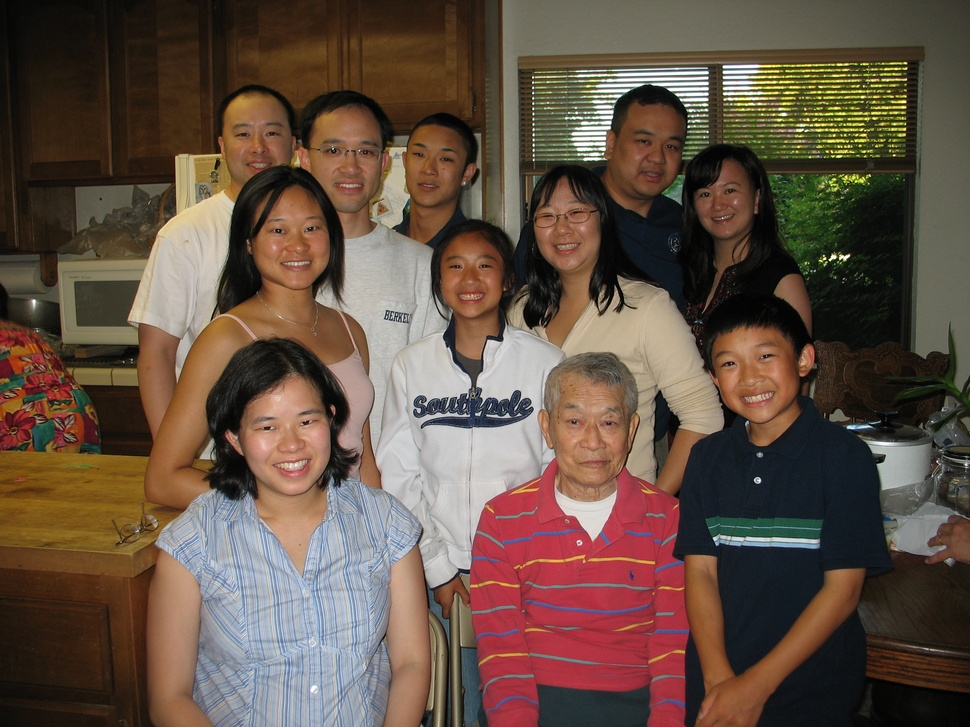
#> input picture IMG_0973.JPG, 970 x 727 px, shrunk from 2592 x 1944 before the run
$ python modesandfiltersimage.py
#> lines starting #> are read from the running program, lines starting #| are printed output that depends on the picture
from PIL import Image
from PIL import ImageFilter

family = Image.open("IMG_0973.JPG")
#> family is the input picture: PIL image 970x727 RGB; mean R, G, B 99.9, 80.8, 67.8

#convert to black & white--> imagename.convert("L")
black_white = family.convert("L")
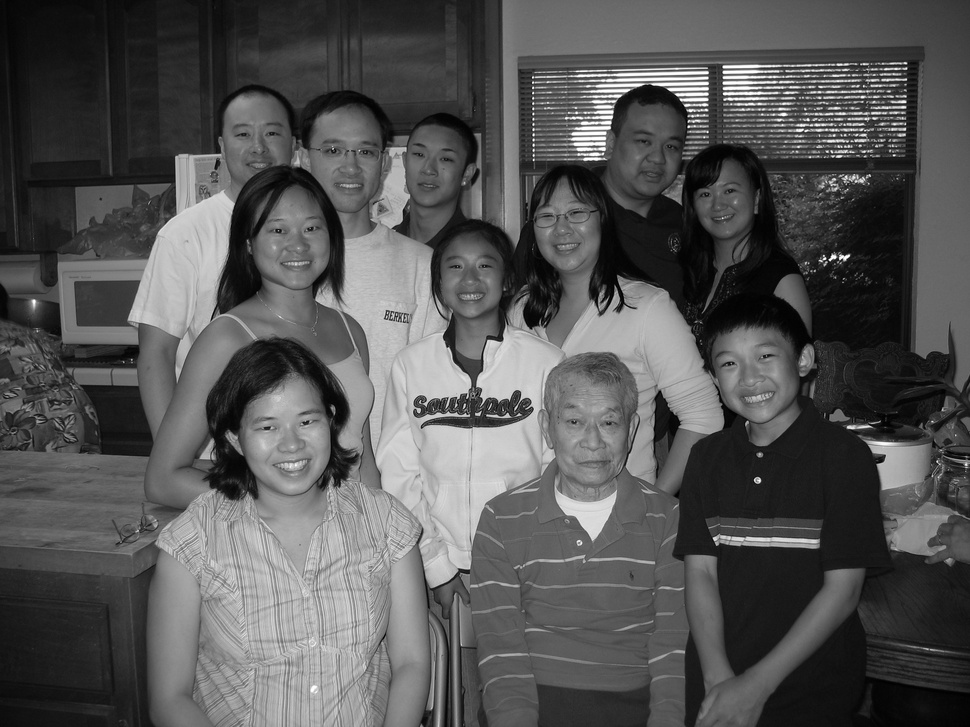
#> black_white: PIL image 970x727 L; min 0, max 255, mean 85

#from ImageFilter class, call BLUR
blur = family.filter(ImageFilter.BLUR)
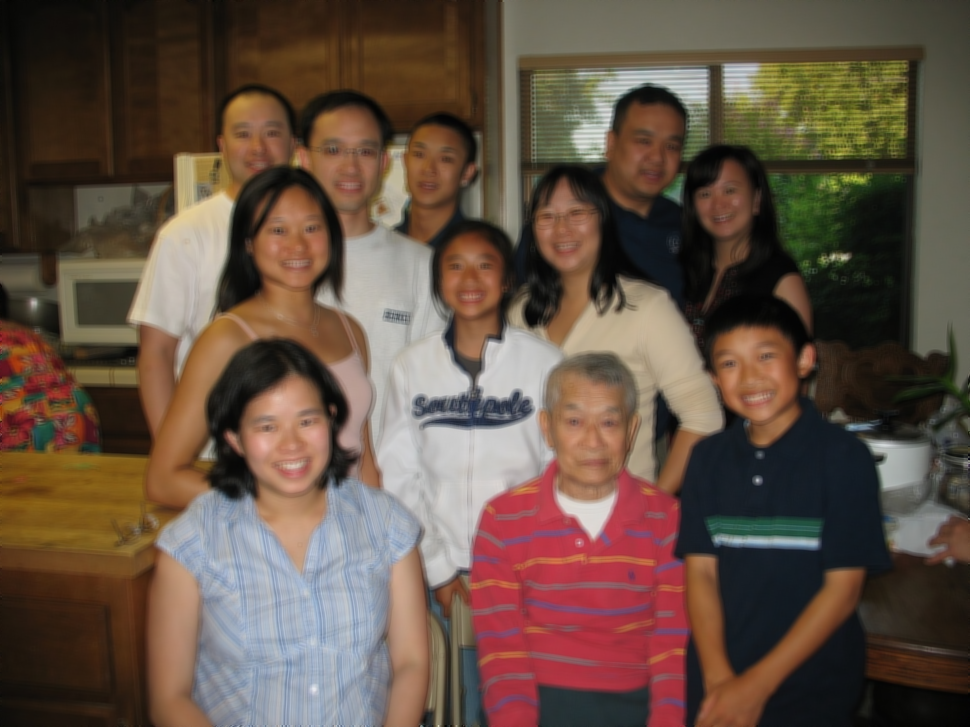
#> blur: PIL image 970x727 RGB; mean R, G, B 99.9, 80.8, 67.8

#from ImageFilter class, call DETAIL
detail = family.filter(ImageFilter.DETAIL)

#from ImageFilter class, call FIND_EDGES
edges = family.filter(ImageFilter.FIND_EDGES)
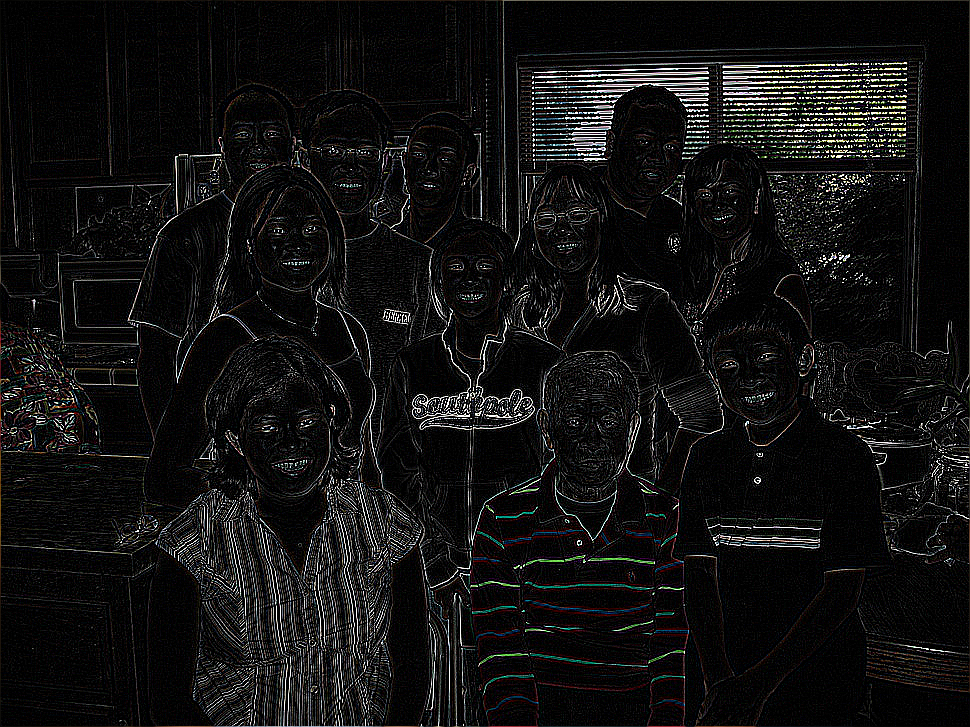
#> edges: PIL image 970x727 RGB; mean R, G, B 18, 17.7, 17.5

blur.show()
detail.show()
edges.show()

$ run again, with 626.jpg copied over IMG_0973.JPG
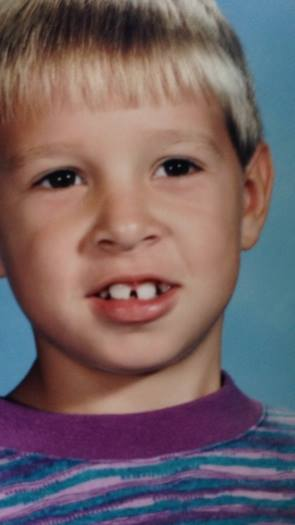
#> input picture 626.jpg, 295 x 525 px
#> family is the input picture: PIL image 295x525 RGB; mean R, G, B 114.8, 97.7, 100.9
#> `black_white = family.convert("L")`:
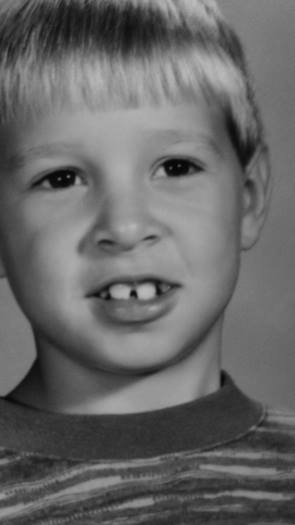
#> black_white: PIL image 295x525 L; min 0, max 189, mean 103.2
#> `edges = family.filter(ImageFilter.FIND_EDGES)`:
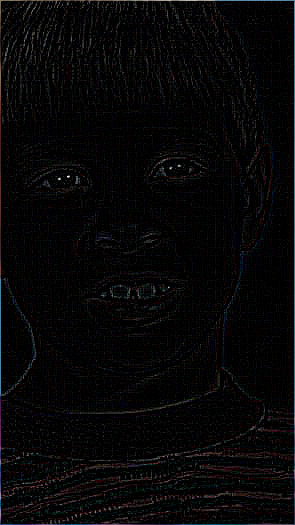
#> edges: PIL image 295x525 RGB; mean R, G, B 6.5, 6.2, 6.6
